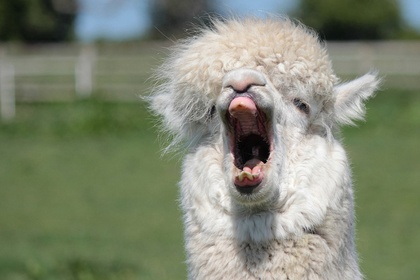
%> input picture alpaca.jpg, 420 x 280 px, shrunk from 640 x 427 before the run
$ octave try_histeq_by_me.m   (GNU Octave 9; MATLAB toolbox functions it lacks are replaced by stand-ins)
%> lines starting %> are read from the running program, lines starting %| are printed output that depends on the picture
%histogram equalization
I0 = imread('alpaca.jpg');
%> I0 is the input picture: size 280x420x3 uint8; mean R, G, B 127.5, 134.3, 114.4
I = rgb2gray(I0);
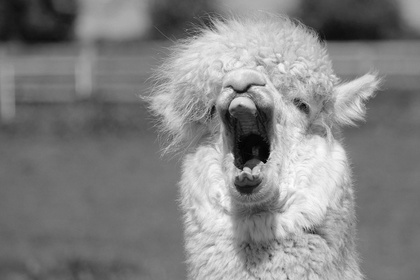
%> I: size 280x420 uint8; min 0, max 253, mean 130

fre = zeros(256,1);
prob_freq = zeros(256,1);
cum_hist = zeros(256,1);
I2 = uint8( zeros( size(I,1), size(I,2))) ;
prob_cum = zeros(256,1);

%create histogram from image and finding probability of each scale value
for i=1:size(I,1)
    for j=1:size(I,2)
        number = I(i,j);
        fre (number+1) = fre( number+1) +1;
        prob_freq (number+1) = fre( number+1) / ( size(I,1)*size(I,2) );
    end
end
%> after the loop, fre = 256 values, max 3632 at index 114, min 0 at index 255, mean 459.4; prob_freq = 256 values, max 0.0309 at index 114, min 0 at index 255, mean 0.00391

%calculate cummulative histogram
cum_hist(1) = fre(1);
for i = 2:256
    cum_hist(i) = fre(i)+cum_hist(i-1);
end
%> after the loop, cum_hist = 256 values from 1 to 117600

%calculate probability of each scale value of cummulatived histogram
for i = 1:256
    prob_cum(i) = round (cum_hist(i) * 255 / (size(I,1)*size(I,2)) );
end
%> after the loop, prob_cum = 256 values from 0 to 255

%map new histogram to image
for i=1:size(I,1)
    for j = 1:size(I,2)
        I2(i,j) = prob_cum( I(i,j) +1 );
    end
end
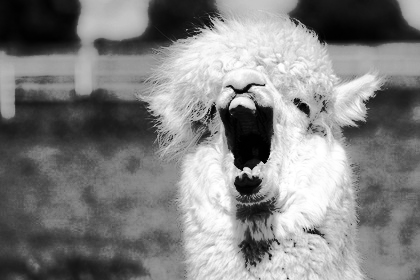
%> I2: size 280x420 uint8; min 0, max 255, mean 128.7

subplot(2,1,1);imshow(I);title('original');
subplot(2,1,2);imshow(I2);title('programming histeq by self');

figure;
subplot(3,1,1);histogram(I);title('before');
subplot(3,1,2);plot(prob_cum);title('equalization');
subplot(3,1,3);histogram(I2);title('after');
%> after `title('after')`:
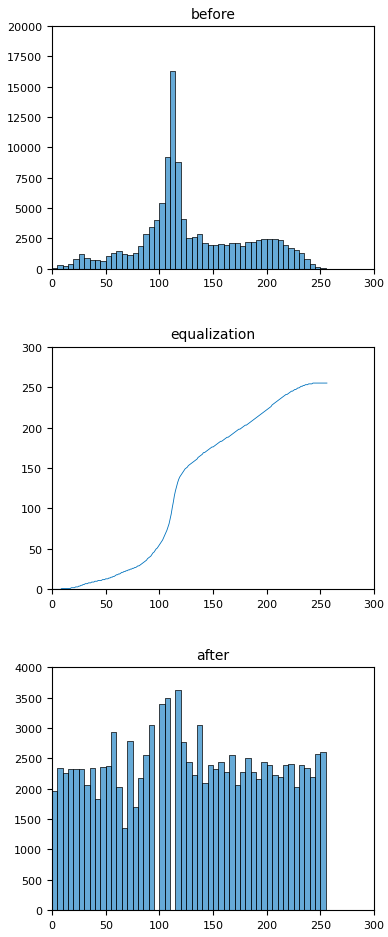
%> figure redrawn from the program's plot data, 3 panels; panel 1: tallest bar 16320 high, from x = 110 to 115; panel 2: curve peaks at x = 243, y = 255; panel 3: tallest bar 3632 high, from x = 115 to 120
